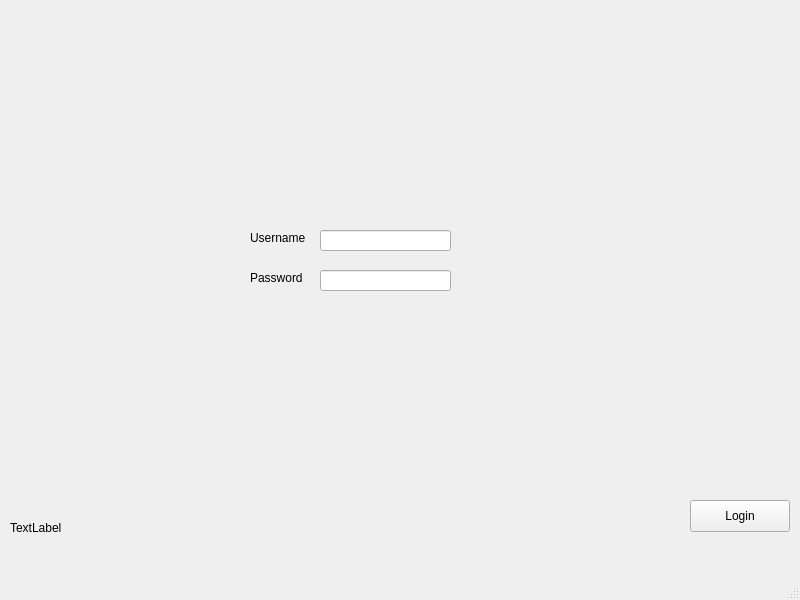
<?xml version="1.0" encoding="UTF-8"?>
<ui version="4.0">
 <class>MainWindow</class>
 <widget class="QMainWindow" name="MainWindow">
  <property name="geometry">
   <rect>
    <x>0</x>
    <y>0</y>
    <width>800</width>
    <height>600</height>
   </rect>
  </property>
  <property name="windowTitle">
   <string>MainWindow</string>
  </property>
  <widget class="QWidget" name="centralwidget">
   <widget class="QLabel" name="label">
    <property name="geometry">
     <rect>
      <x>250</x>
      <y>230</y>
      <width>61</width>
      <height>16</height>
     </rect>
    </property>
    <property name="text">
     <string>Username</string>
    </property>
   </widget>
   <widget class="QLabel" name="label_2">
    <property name="geometry">
     <rect>
      <x>250</x>
      <y>270</y>
      <width>61</width>
      <height>16</height>
     </rect>
    </property>
    <property name="text">
     <string>Password</string>
    </property>
   </widget>
   <widget class="QLineEdit" name="usernameLineEdit">
    <property name="geometry">
     <rect>
      <x>320</x>
      <y>230</y>
      <width>131</width>
      <height>21</height>
     </rect>
    </property>
   </widget>
   <widget class="QLineEdit" name="passwordLineEdit">
    <property name="geometry">
     <rect>
      <x>320</x>
      <y>270</y>
      <width>131</width>
      <height>21</height>
     </rect>
    </property>
    <property name="text">
     <string/>
    </property>
    <property name="echoMode">
     <enum>QLineEdit::EchoMode::Password</enum>
    </property>
   </widget>
   <widget class="QPushButton" name="loginButton">
    <property name="geometry">
     <rect>
      <x>690</x>
      <y>500</y>
      <width>100</width>
      <height>32</height>
     </rect>
    </property>
    <property name="text">
     <string>Login</string>
    </property>
   </widget>
   <widget class="QLabel" name="statusLabel">
    <property name="geometry">
     <rect>
      <x>10</x>
      <y>520</y>
      <width>58</width>
      <height>16</height>
     </rect>
    </property>
    <property name="text">
     <string>TextLabel</string>
    </property>
   </widget>
  </widget>
  <widget class="QMenuBar" name="menubar">
   <property name="geometry">
    <rect>
     <x>0</x>
     <y>0</y>
     <width>800</width>
     <height>24</height>
    </rect>
   </property>
  </widget>
  <widget class="QStatusBar" name="statusbar"/>
 </widget>
 <resources/>
 <connections/>
</ui>
